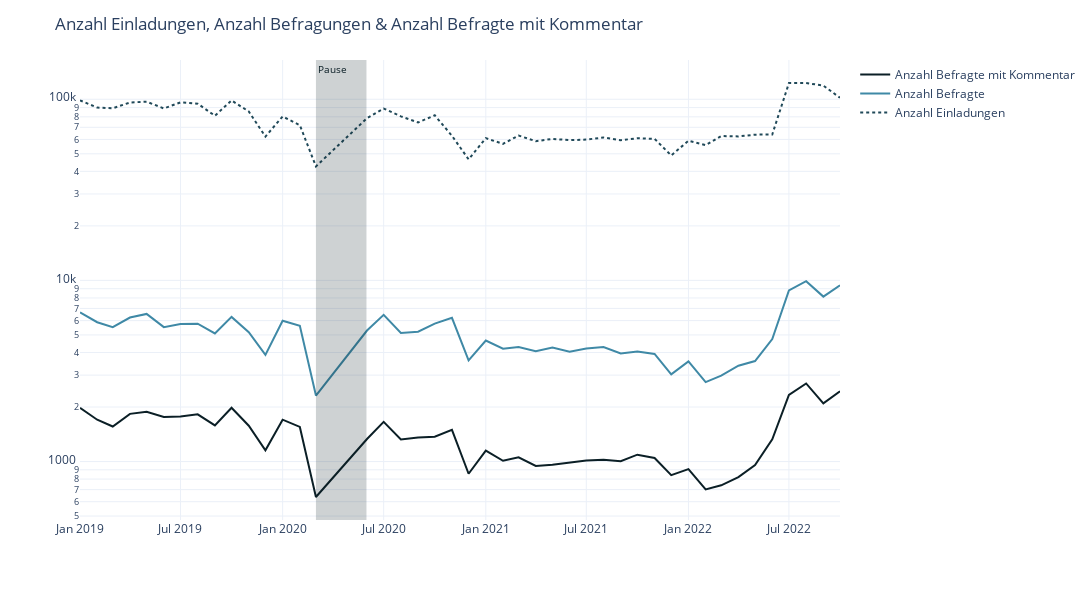

Notebook code for this chart:
### Code cell
fig = px.line(df_counts_month,
              x="yearmonth",
              y=['Anzahl Befragte mit Kommentar', 'Anzahl Befragte','Anzahl Einladungen'],
              color_discrete_sequence=color_discrete_sequence,
              template=template)

fig.update_layout(
    title="Anzahl Einladungen, Anzahl Befragungen & Anzahl Befragte mit Kommentar",
    yaxis_title='',
    xaxis_title='',
    width=1200, 
    height=600,
    legend_title="")

fig.update_traces(line_width=2)
fig.update_traces(patch={"line": {"dash": 'dot'}}, selector={"legendgroup": "Anzahl Einladungen"})

fig.update_yaxes(type="log") 

fig.add_vrect(
    x0="2020-03-01",
    x1="2020-05-31",
    line_width=0,
    fillcolor="#0B1F26",
    opacity=0.2,
    annotation_text="Pause",
    annotation_position="top left",
    annotation_font_size=10,
    annotation_font_color="#0B1F26",
)

fig.show()

pio.write_image(fig,"images/fig-anteil_befragte_und_anzahl_kommentare.svg") #save fig as svg

### Figure 1 — Plotly figure (JSON) as saved in the notebook; plotly's stock layout.template omitted (floating-point values rounded to 4 significant figures)
{"data": [{"hovertemplate": "variable=Anzahl Befragte mit Kommentar<br>yearmonth=%{x}<br>value=%{y}<extra></extra>", "legendgroup": "Anzahl Befragte mit Kommentar", "line": {"color": "#0B1F26", "dash": "solid", "width": 2}, "marker": {"symbol": "circle"}, "mode": "lines", "name": "Anzahl Befragte mit Kommentar", "orientation": "v", "showlegend": true, "type": "scatter", "x": ["2019-01-01T00:00:00", "2019-02-01T00:00:00", "2019-03-01T00:00:00", "2019-04-01T00:00:00", "2019-05-01T00:00:00", "2019-06-01T00:00:00", "2019-07-01T00:00:00", "2019-08-01T00:00:00", "2019-09-01T00:00:00", "2019-10-01T00:00:00", "2019-11-01T00:00:00", "2019-12-01T00:00:00", "2020-01-01T00:00:00", "2020-02-01T00:00:00", "2020-03-01T00:00:00", "2020-06-01T00:00:00", "2020-07-01T00:00:00", "2020-08-01T00:00:00", "2020-09-01T00:00:00", "2020-10-01T00:00:00", "2020-11-01T00:00:00", "2020-12-01T00:00:00", "2021-01-01T00:00:00", "2021-02-01T00:00:00", "2021-03-01T00:00:00", "2021-04-01T00:00:00", "2021-05-01T00:00:00", "2021-06-01T00:00:00", "2021-07-01T00:00:00", "2021-08-01T00:00:00", "2021-09-01T00:00:00", "2021-10-01T00:00:00", "2021-11-01T00:00:00", "2021-12-01T00:00:00", "2022-01-01T00:00:00", "2022-02-01T00:00:00", "2022-03-01T00:00:00", "2022-04-01T00:00:00", "2022-05-01T00:00:00", "2022-06-01T00:00:00", "2022-07-01T00:00:00", "2022-08-01T00:00:00", "2022-09-01T00:00:00", "2022-10-01T00:00:00"], "xaxis": "x", "y": [1977, 1701, 1561, 1833, 1884, 1761, 1773, 1823, 1583, 1980, 1577, 1154, 1703, 1552, 637, 1332, 1656, 1323, 1359, 1372, 1497, 856, 1149, 1010, 1056, 946, 959, 990, 1013, 1023, 1003, 1091, 1046, 841, 908, 701, 739, 821, 955, 1325, 2331, 2698, 2096, 2440], "yaxis": "y"}, {"hovertemplate": "variable=Anzahl Befragte<br>yearmonth=%{x}<br>value=%{y}<extra></extra>", "legendgroup": "Anzahl Befragte", "line": {"color": "#3F89A6", "dash": "solid", "width": 2}, "marker": {"symbol": "circle"}, "mode": "lines", "name": "Anzahl Befragte", "orientation": "v", "showlegend": true, "type": "scatter", "x": ["2019-01-01T00:00:00", "2019-02-01T00:00:00", "2019-03-01T00:00:00", "2019-04-01T00:00:00", "2019-05-01T00:00:00", "2019-06-01T00:00:00", "2019-07-01T00:00:00", "2019-08-01T00:00:00", "2019-09-01T00:00:00", "2019-10-01T00:00:00", "2019-11-01T00:00:00", "2019-12-01T00:00:00", "2020-01-01T00:00:00", "2020-02-01T00:00:00", "2020-03-01T00:00:00", "2020-06-01T00:00:00", "2020-07-01T00:00:00", "2020-08-01T00:00:00", "2020-09-01T00:00:00", "2020-10-01T00:00:00", "2020-11-01T00:00:00", "2020-12-01T00:00:00", "2021-01-01T00:00:00", "2021-02-01T00:00:00", "2021-03-01T00:00:00", "2021-04-01T00:00:00", "2021-05-01T00:00:00", "2021-06-01T00:00:00", "2021-07-01T00:00:00", "2021-08-01T00:00:00", "2021-09-01T00:00:00", "2021-10-01T00:00:00", "2021-11-01T00:00:00", "2021-12-01T00:00:00", "2022-01-01T00:00:00", "2022-02-01T00:00:00", "2022-03-01T00:00:00", "2022-04-01T00:00:00", "2022-05-01T00:00:00", "2022-06-01T00:00:00", "2022-07-01T00:00:00", "2022-08-01T00:00:00", "2022-09-01T00:00:00", "2022-10-01T00:00:00"], "xaxis": "x", "y": [6660, 5875, 5519, 6236, 6528, 5519, 5736, 5766, 5097, 6289, 5181, 3882, 5989, 5618, 2314, 5287, 6453, 5126, 5207, 5770, 6218, 3621, 4656, 4195, 4285, 4065, 4261, 4041, 4204, 4282, 3952, 4053, 3926, 3027, 3572, 2745, 2979, 3379, 3587, 4746, 8804, 9898, 8138, 9395], "yaxis": "y"}, {"hovertemplate": "variable=Anzahl Einladungen<br>yearmonth=%{x}<br>value=%{y}<extra></extra>", "legendgroup": "Anzahl Einladungen", "line": {"color": "#204959", "dash": "dot", "width": 2}, "marker": {"symbol": "circle"}, "mode": "lines", "name": "Anzahl Einladungen", "orientation": "v", "showlegend": true, "type": "scatter", "x": ["2019-01-01T00:00:00", "2019-02-01T00:00:00", "2019-03-01T00:00:00", "2019-04-01T00:00:00", "2019-05-01T00:00:00", "2019-06-01T00:00:00", "2019-07-01T00:00:00", "2019-08-01T00:00:00", "2019-09-01T00:00:00", "2019-10-01T00:00:00", "2019-11-01T00:00:00", "2019-12-01T00:00:00", "2020-01-01T00:00:00", "2020-02-01T00:00:00", "2020-03-01T00:00:00", "2020-06-01T00:00:00", "2020-07-01T00:00:00", "2020-08-01T00:00:00", "2020-09-01T00:00:00", "2020-10-01T00:00:00", "2020-11-01T00:00:00", "2020-12-01T00:00:00", "2021-01-01T00:00:00", "2021-02-01T00:00:00", "2021-03-01T00:00:00", "2021-04-01T00:00:00", "2021-05-01T00:00:00", "2021-06-01T00:00:00", "2021-07-01T00:00:00", "2021-08-01T00:00:00", "2021-09-01T00:00:00", "2021-10-01T00:00:00", "2021-11-01T00:00:00", "2021-12-01T00:00:00", "2022-01-01T00:00:00", "2022-02-01T00:00:00", "2022-03-01T00:00:00", "2022-04-01T00:00:00", "2022-05-01T00:00:00", "2022-06-01T00:00:00", "2022-07-01T00:00:00", "2022-08-01T00:00:00", "2022-09-01T00:00:00", "2022-10-01T00:00:00"], "xaxis": "x", "y": [98702, 89940, 89195, 95995, 96976, 89030, 96093, 94564, 81106, 98533, 85636, 62260, 80379, 71945, 42605, 78652, 88898, 80506, 74453, 81561, 62864, 46575, 60990, 56717, 63058, 58703, 60419, 59479, 59906, 61496, 59417, 60933, 60439, 48990, 59015, 55877, 62680, 62373, 63759, 63948, 122915, 122993, 118960, 101919], "yaxis": "y"}], "layout": {"annotations": [{"font": {"color": "#0B1F26", "size": 10}, "showarrow": false, "text": "Pause", "x": "2020-03-01", "xanchor": "left", "xref": "x", "y": 1, "yanchor": "top", "yref": "y domain"}], "height": 600, "legend": {"title": {"text": ""}, "tracegroupgap": 0}, "margin": {"t": 60}, "shapes": [{"fillcolor": "#0B1F26", "line": {"width": 0}, "opacity": 0.2, "type": "rect", "x0": "2020-03-01", "x1": "2020-05-31", "xref": "x", "y0": 0, "y1": 1, "yref": "y domain"}], "title": {"text": "Anzahl Einladungen, Anzahl Befragungen & Anzahl Befragte mit Kommentar"}, "width": 1200, "xaxis": {"anchor": "y", "domain": [0, 1], "title": {"text": ""}}, "yaxis": {"anchor": "x", "domain": [0, 1], "title": {"text": ""}, "type": "log"}}}
